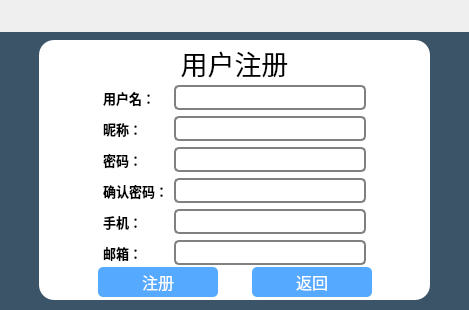
<?xml version="1.0" encoding="UTF-8"?>
<ui version="4.0">
 <class>LoginDialogClass</class>
 <widget class="QDialog" name="LoginDialogClass">
  <property name="geometry">
   <rect>
    <x>0</x>
    <y>0</y>
    <width>469</width>
    <height>310</height>
   </rect>
  </property>
  <property name="windowTitle">
   <string>LoginDialog</string>
  </property>
  <property name="styleSheet">
   <string notr="true">QStackedWidget#stackedWidget
{
	background-color: rgb(60, 84, 103);
}</string>
  </property>
  <layout class="QVBoxLayout" name="verticalLayout" stretch="1,9">
   <property name="spacing">
    <number>0</number>
   </property>
   <property name="leftMargin">
    <number>0</number>
   </property>
   <property name="topMargin">
    <number>0</number>
   </property>
   <property name="rightMargin">
    <number>0</number>
   </property>
   <property name="bottomMargin">
    <number>0</number>
   </property>
   <item>
    <widget class="LoginTitle" name="widgetTitle" native="true">
     <property name="minimumSize">
      <size>
       <width>0</width>
       <height>32</height>
      </size>
     </property>
     <property name="styleSheet">
      <string notr="true"/>
     </property>
    </widget>
   </item>
   <item>
    <widget class="QStackedWidget" name="stackedWidget">
     <property name="styleSheet">
      <string notr="true"/>
     </property>
     <property name="currentIndex">
      <number>1</number>
     </property>
     <widget class="QWidget" name="pageLogin">
      <layout class="QVBoxLayout" name="verticalLayout_4" stretch="1,8,1">
       <property name="spacing">
        <number>0</number>
       </property>
       <property name="leftMargin">
        <number>0</number>
       </property>
       <property name="topMargin">
        <number>0</number>
       </property>
       <property name="rightMargin">
        <number>0</number>
       </property>
       <property name="bottomMargin">
        <number>0</number>
       </property>
       <item>
        <spacer name="verticalSpacer">
         <property name="orientation">
          <enum>Qt::Vertical</enum>
         </property>
         <property name="sizeHint" stdset="0">
          <size>
           <width>20</width>
           <height>41</height>
          </size>
         </property>
        </spacer>
       </item>
       <item>
        <layout class="QHBoxLayout" name="horizontalLayout_9" stretch="1,10,1">
         <property name="spacing">
          <number>0</number>
         </property>
         <item>
          <spacer name="horizontalSpacer_11">
           <property name="orientation">
            <enum>Qt::Horizontal</enum>
           </property>
           <property name="sizeHint" stdset="0">
            <size>
             <width>40</width>
             <height>20</height>
            </size>
           </property>
          </spacer>
         </item>
         <item>
          <widget class="QWidget" name="widgetLogin_2" native="true">
           <property name="styleSheet">
            <string notr="true">background-color: white;
border-radius: 25px;</string>
           </property>
           <layout class="QHBoxLayout" name="horizontalLayout_4">
            <item>
             <widget class="QWidget" name="widgetBody_2" native="true">
              <property name="styleSheet">
               <string notr="true">QLineEdit
{
	border-radius: 5px;
	border-style: solid;
	border-width: 2px;
	border-color: gray;
}</string>
              </property>
              <layout class="QVBoxLayout" name="verticalLayout_2" stretch="3,7,2,3">
               <property name="spacing">
                <number>0</number>
               </property>
               <property name="leftMargin">
                <number>0</number>
               </property>
               <property name="topMargin">
                <number>0</number>
               </property>
               <property name="rightMargin">
                <number>0</number>
               </property>
               <property name="bottomMargin">
                <number>0</number>
               </property>
               <item>
                <widget class="QLabel" name="label_4">
                 <property name="font">
                  <font>
                   <family>造字工房悦黑（非商用）常规体</family>
                   <pointsize>20</pointsize>
                  </font>
                 </property>
                 <property name="styleSheet">
                  <string notr="true"/>
                 </property>
                 <property name="text">
                  <string>用户登录</string>
                 </property>
                 <property name="alignment">
                  <set>Qt::AlignCenter</set>
                 </property>
                </widget>
               </item>
               <item>
                <widget class="QWidget" name="widget_5" native="true">
                 <layout class="QHBoxLayout" name="horizontalLayout_6" stretch="1,6,1">
                  <item>
                   <spacer name="horizontalSpacer_5">
                    <property name="orientation">
                     <enum>Qt::Horizontal</enum>
                    </property>
                    <property name="sizeHint" stdset="0">
                     <size>
                      <width>59</width>
                      <height>20</height>
                     </size>
                    </property>
                   </spacer>
                  </item>
                  <item>
                   <layout class="QGridLayout" name="gridLayout_2">
                    <property name="verticalSpacing">
                     <number>15</number>
                    </property>
                    <item row="0" column="0">
                     <widget class="QLabel" name="label_5">
                      <property name="font">
                       <font>
                        <family>微软雅黑</family>
                        <pointsize>12</pointsize>
                        <bold>true</bold>
                       </font>
                      </property>
                      <property name="text">
                       <string>用户名：</string>
                      </property>
                     </widget>
                    </item>
                    <item row="0" column="1">
                     <widget class="IconLineEdit" name="lineEditUser">
                      <property name="minimumSize">
                       <size>
                        <width>0</width>
                        <height>30</height>
                       </size>
                      </property>
                      <property name="font">
                       <font>
                        <family>Times New Roman</family>
                        <pointsize>14</pointsize>
                        <bold>true</bold>
                       </font>
                      </property>
                     </widget>
                    </item>
                    <item row="1" column="0">
                     <widget class="QLabel" name="label_6">
                      <property name="font">
                       <font>
                        <family>微软雅黑</family>
                        <pointsize>12</pointsize>
                        <bold>true</bold>
                       </font>
                      </property>
                      <property name="text">
                       <string>密码：</string>
                      </property>
                     </widget>
                    </item>
                    <item row="1" column="1">
                     <widget class="IconLineEdit" name="lineEditPasswd">
                      <property name="minimumSize">
                       <size>
                        <width>0</width>
                        <height>30</height>
                       </size>
                      </property>
                      <property name="font">
                       <font>
                        <family>Times New Roman</family>
                        <pointsize>14</pointsize>
                        <bold>true</bold>
                       </font>
                      </property>
                      <property name="echoMode">
                       <enum>QLineEdit::Password</enum>
                      </property>
                     </widget>
                    </item>
                   </layout>
                  </item>
                  <item>
                   <spacer name="horizontalSpacer_6">
                    <property name="orientation">
                     <enum>Qt::Horizontal</enum>
                    </property>
                    <property name="sizeHint" stdset="0">
                     <size>
                      <width>58</width>
                      <height>20</height>
                     </size>
                    </property>
                   </spacer>
                  </item>
                 </layout>
                </widget>
               </item>
               <item>
                <widget class="QWidget" name="widget_6" native="true">
                 <layout class="QHBoxLayout" name="horizontalLayout_7">
                  <property name="spacing">
                   <number>0</number>
                  </property>
                  <property name="leftMargin">
                   <number>0</number>
                  </property>
                  <property name="topMargin">
                   <number>0</number>
                  </property>
                  <property name="rightMargin">
                   <number>0</number>
                  </property>
                  <property name="bottomMargin">
                   <number>0</number>
                  </property>
                  <item>
                   <spacer name="horizontalSpacer_9">
                    <property name="orientation">
                     <enum>Qt::Horizontal</enum>
                    </property>
                    <property name="sizeHint" stdset="0">
                     <size>
                      <width>40</width>
                      <height>20</height>
                     </size>
                    </property>
                   </spacer>
                  </item>
                  <item>
                   <layout class="QHBoxLayout" name="horizontalLayout_5">
                    <item>
                     <widget class="QCheckBox" name="checkBox">
                      <property name="font">
                       <font>
                        <family>隶书</family>
                        <pointsize>14</pointsize>
                       </font>
                      </property>
                      <property name="text">
                       <string>记住密码</string>
                      </property>
                     </widget>
                    </item>
                    <item>
                     <widget class="QToolButton" name="tBtnRegFont">
                      <property name="font">
                       <font>
                        <family>隶书</family>
                        <pointsize>12</pointsize>
                        <underline>true</underline>
                       </font>
                      </property>
                      <property name="styleSheet">
                       <string notr="true">color: rgb(0, 0, 255);</string>
                      </property>
                      <property name="text">
                       <string>没有账号，马上注册</string>
                      </property>
                      <property name="autoRaise">
                       <bool>true</bool>
                      </property>
                     </widget>
                    </item>
                   </layout>
                  </item>
                  <item>
                   <spacer name="horizontalSpacer_10">
                    <property name="orientation">
                     <enum>Qt::Horizontal</enum>
                    </property>
                    <property name="sizeHint" stdset="0">
                     <size>
                      <width>40</width>
                      <height>20</height>
                     </size>
                    </property>
                   </spacer>
                  </item>
                 </layout>
                </widget>
               </item>
               <item>
                <widget class="QWidget" name="widget_7" native="true">
                 <layout class="QHBoxLayout" name="horizontalLayout_8">
                  <property name="bottomMargin">
                   <number>9</number>
                  </property>
                  <item>
                   <spacer name="horizontalSpacer_7">
                    <property name="orientation">
                     <enum>Qt::Horizontal</enum>
                    </property>
                    <property name="sizeHint" stdset="0">
                     <size>
                      <width>72</width>
                      <height>20</height>
                     </size>
                    </property>
                   </spacer>
                  </item>
                  <item>
                   <widget class="QToolButton" name="toolButtonLogin">
                    <property name="minimumSize">
                     <size>
                      <width>250</width>
                      <height>30</height>
                     </size>
                    </property>
                    <property name="font">
                     <font>
                      <family>黑体</family>
                      <pointsize>12</pointsize>
                     </font>
                    </property>
                    <property name="styleSheet">
                     <string notr="true">QToolButton
{
	border-radius: 5px;
	background-color: rgb(85, 170, 255);
	color: white;
}

QToolButton:hover
{
	background-color: rgb(200, 0, 0);
}</string>
                    </property>
                    <property name="text">
                     <string>登录</string>
                    </property>
                   </widget>
                  </item>
                  <item>
                   <spacer name="horizontalSpacer_8">
                    <property name="orientation">
                     <enum>Qt::Horizontal</enum>
                    </property>
                    <property name="sizeHint" stdset="0">
                     <size>
                      <width>71</width>
                      <height>20</height>
                     </size>
                    </property>
                   </spacer>
                  </item>
                 </layout>
                </widget>
               </item>
              </layout>
             </widget>
            </item>
           </layout>
          </widget>
         </item>
         <item>
          <spacer name="horizontalSpacer_12">
           <property name="orientation">
            <enum>Qt::Horizontal</enum>
           </property>
           <property name="sizeHint" stdset="0">
            <size>
             <width>40</width>
             <height>20</height>
            </size>
           </property>
          </spacer>
         </item>
        </layout>
       </item>
       <item>
        <spacer name="verticalSpacer_2">
         <property name="orientation">
          <enum>Qt::Vertical</enum>
         </property>
         <property name="sizeHint" stdset="0">
          <size>
           <width>20</width>
           <height>41</height>
          </size>
         </property>
        </spacer>
       </item>
      </layout>
     </widget>
     <widget class="QWidget" name="pageRegister">
      <property name="styleSheet">
       <string notr="true"/>
      </property>
      <layout class="QVBoxLayout" name="verticalLayout_5" stretch="1,15,1">
       <property name="spacing">
        <number>0</number>
       </property>
       <property name="leftMargin">
        <number>0</number>
       </property>
       <property name="topMargin">
        <number>0</number>
       </property>
       <property name="rightMargin">
        <number>0</number>
       </property>
       <property name="bottomMargin">
        <number>0</number>
       </property>
       <item>
        <spacer name="verticalSpacer_3">
         <property name="orientation">
          <enum>Qt::Vertical</enum>
         </property>
         <property name="sizeHint" stdset="0">
          <size>
           <width>18</width>
           <height>40</height>
          </size>
         </property>
        </spacer>
       </item>
       <item>
        <layout class="QHBoxLayout" name="horizontalLayout" stretch="1,10,1">
         <property name="spacing">
          <number>0</number>
         </property>
         <property name="bottomMargin">
          <number>3</number>
         </property>
         <item>
          <spacer name="horizontalSpacer">
           <property name="orientation">
            <enum>Qt::Horizontal</enum>
           </property>
           <property name="sizeHint" stdset="0">
            <size>
             <width>40</width>
             <height>20</height>
            </size>
           </property>
          </spacer>
         </item>
         <item>
          <widget class="QWidget" name="widgetLogin_3" native="true">
           <property name="styleSheet">
            <string notr="true">QWidget#widgetLogin_3
{
	background-color: white;
	border-radius: 15px;
}

QLineEdit
{
	border-radius: 5px;
	border-style: solid;
	border-width: 2px;
	border-color: gray;
}</string>
           </property>
           <layout class="QVBoxLayout" name="verticalLayout_8">
            <property name="spacing">
             <number>0</number>
            </property>
            <property name="leftMargin">
             <number>0</number>
            </property>
            <property name="topMargin">
             <number>0</number>
            </property>
            <property name="rightMargin">
             <number>0</number>
            </property>
            <property name="bottomMargin">
             <number>0</number>
            </property>
            <item>
             <widget class="QWidget" name="widgetBody_3" native="true">
              <property name="styleSheet">
               <string notr="true"/>
              </property>
              <layout class="QVBoxLayout" name="verticalLayout_9">
               <property name="spacing">
                <number>0</number>
               </property>
               <property name="leftMargin">
                <number>0</number>
               </property>
               <property name="topMargin">
                <number>3</number>
               </property>
               <property name="rightMargin">
                <number>0</number>
               </property>
               <property name="bottomMargin">
                <number>3</number>
               </property>
               <item>
                <widget class="QLabel" name="label_7">
                 <property name="font">
                  <font>
                   <family>隶书</family>
                   <pointsize>20</pointsize>
                  </font>
                 </property>
                 <property name="styleSheet">
                  <string notr="true"/>
                 </property>
                 <property name="text">
                  <string>用户注册</string>
                 </property>
                 <property name="alignment">
                  <set>Qt::AlignCenter</set>
                 </property>
                </widget>
               </item>
               <item>
                <widget class="QWidget" name="widget_8" native="true">
                 <property name="styleSheet">
                  <string notr="true">QLineEdit 
{
	font-size: 10pt;
}</string>
                 </property>
                 <layout class="QVBoxLayout" name="verticalLayout_3">
                  <property name="topMargin">
                   <number>2</number>
                  </property>
                  <property name="bottomMargin">
                   <number>2</number>
                  </property>
                  <item>
                   <layout class="QHBoxLayout" name="horizontalLayout_3" stretch="1,5,1">
                    <item>
                     <spacer name="horizontalSpacer_13">
                      <property name="orientation">
                       <enum>Qt::Horizontal</enum>
                      </property>
                      <property name="sizeHint" stdset="0">
                       <size>
                        <width>40</width>
                        <height>20</height>
                       </size>
                      </property>
                     </spacer>
                    </item>
                    <item>
                     <layout class="QGridLayout" name="gridLayout">
                      <item row="0" column="0">
                       <widget class="QLabel" name="label_8">
                        <property name="font">
                         <font>
                          <family>微软雅黑</family>
                          <pointsize>10</pointsize>
                          <bold>true</bold>
                         </font>
                        </property>
                        <property name="text">
                         <string>用户名：</string>
                        </property>
                       </widget>
                      </item>
                      <item row="0" column="1">
                       <widget class="IconLineEdit" name="lineEditRegUser">
                        <property name="minimumSize">
                         <size>
                          <width>0</width>
                          <height>25</height>
                         </size>
                        </property>
                        <property name="font">
                         <font>
                          <family>Times New Roman</family>
                          <pointsize>10</pointsize>
                          <bold>true</bold>
                         </font>
                        </property>
                       </widget>
                      </item>
                      <item row="1" column="0">
                       <widget class="QLabel" name="label_13">
                        <property name="font">
                         <font>
                          <family>微软雅黑</family>
                          <pointsize>10</pointsize>
                          <bold>true</bold>
                         </font>
                        </property>
                        <property name="text">
                         <string>昵称：</string>
                        </property>
                       </widget>
                      </item>
                      <item row="1" column="1">
                       <widget class="IconLineEdit" name="lineEditRegNickName">
                        <property name="minimumSize">
                         <size>
                          <width>0</width>
                          <height>25</height>
                         </size>
                        </property>
                        <property name="font">
                         <font>
                          <family>Times New Roman</family>
                          <pointsize>10</pointsize>
                          <bold>true</bold>
                         </font>
                        </property>
                       </widget>
                      </item>
                      <item row="2" column="0">
                       <widget class="QLabel" name="label_15">
                        <property name="font">
                         <font>
                          <family>微软雅黑</family>
                          <pointsize>10</pointsize>
                          <bold>true</bold>
                         </font>
                        </property>
                        <property name="text">
                         <string>密码：</string>
                        </property>
                       </widget>
                      </item>
                      <item row="2" column="1">
                       <widget class="IconLineEdit" name="lineEditRegPasswd">
                        <property name="minimumSize">
                         <size>
                          <width>0</width>
                          <height>25</height>
                         </size>
                        </property>
                        <property name="font">
                         <font>
                          <family>Times New Roman</family>
                          <pointsize>10</pointsize>
                          <bold>true</bold>
                         </font>
                        </property>
                       </widget>
                      </item>
                      <item row="3" column="0">
                       <widget class="QLabel" name="label_9">
                        <property name="font">
                         <font>
                          <family>微软雅黑</family>
                          <pointsize>10</pointsize>
                          <bold>true</bold>
                         </font>
                        </property>
                        <property name="text">
                         <string>确认密码：</string>
                        </property>
                       </widget>
                      </item>
                      <item row="3" column="1">
                       <widget class="IconLineEdit" name="lineEditRegPasswdConfirm">
                        <property name="minimumSize">
                         <size>
                          <width>0</width>
                          <height>25</height>
                         </size>
                        </property>
                        <property name="font">
                         <font>
                          <family>Times New Roman</family>
                          <pointsize>10</pointsize>
                          <bold>true</bold>
                         </font>
                        </property>
                       </widget>
                      </item>
                      <item row="4" column="0">
                       <widget class="QLabel" name="label_16">
                        <property name="font">
                         <font>
                          <family>微软雅黑</family>
                          <pointsize>10</pointsize>
                          <bold>true</bold>
                         </font>
                        </property>
                        <property name="text">
                         <string>手机：</string>
                        </property>
                       </widget>
                      </item>
                      <item row="4" column="1">
                       <widget class="IconLineEdit" name="lineEditRegPhone">
                        <property name="minimumSize">
                         <size>
                          <width>0</width>
                          <height>25</height>
                         </size>
                        </property>
                        <property name="font">
                         <font>
                          <family>Times New Roman</family>
                          <pointsize>10</pointsize>
                          <bold>true</bold>
                         </font>
                        </property>
                       </widget>
                      </item>
                      <item row="5" column="0">
                       <widget class="QLabel" name="label_17">
                        <property name="font">
                         <font>
                          <family>微软雅黑</family>
                          <pointsize>10</pointsize>
                          <bold>true</bold>
                         </font>
                        </property>
                        <property name="text">
                         <string>邮箱：</string>
                        </property>
                       </widget>
                      </item>
                      <item row="5" column="1">
                       <widget class="IconLineEdit" name="lineEditRegEmail">
                        <property name="minimumSize">
                         <size>
                          <width>0</width>
                          <height>25</height>
                         </size>
                        </property>
                        <property name="font">
                         <font>
                          <family>Times New Roman</family>
                          <pointsize>10</pointsize>
                          <bold>true</bold>
                         </font>
                        </property>
                       </widget>
                      </item>
                     </layout>
                    </item>
                    <item>
                     <spacer name="horizontalSpacer_14">
                      <property name="orientation">
                       <enum>Qt::Horizontal</enum>
                      </property>
                      <property name="sizeHint" stdset="0">
                       <size>
                        <width>40</width>
                        <height>20</height>
                       </size>
                      </property>
                     </spacer>
                    </item>
                   </layout>
                  </item>
                 </layout>
                </widget>
               </item>
               <item>
                <widget class="QWidget" name="widget_10" native="true">
                 <layout class="QHBoxLayout" name="horizontalLayout_12">
                  <property name="leftMargin">
                   <number>0</number>
                  </property>
                  <property name="topMargin">
                   <number>0</number>
                  </property>
                  <property name="rightMargin">
                   <number>0</number>
                  </property>
                  <property name="bottomMargin">
                   <number>0</number>
                  </property>
                  <item>
                   <spacer name="horizontalSpacer_17">
                    <property name="orientation">
                     <enum>Qt::Horizontal</enum>
                    </property>
                    <property name="sizeHint" stdset="0">
                     <size>
                      <width>72</width>
                      <height>20</height>
                     </size>
                    </property>
                   </spacer>
                  </item>
                  <item>
                   <widget class="QToolButton" name="tBtnReg">
                    <property name="minimumSize">
                     <size>
                      <width>120</width>
                      <height>30</height>
                     </size>
                    </property>
                    <property name="font">
                     <font>
                      <family>黑体</family>
                      <pointsize>12</pointsize>
                     </font>
                    </property>
                    <property name="styleSheet">
                     <string notr="true">QToolButton
{
	border-radius: 5px;
	background-color: rgb(85, 170, 255);
	color: white;
}

QToolButton:hover
{
	background-color: rgb(200, 0, 0);
}</string>
                    </property>
                    <property name="text">
                     <string>注册</string>
                    </property>
                   </widget>
                  </item>
                  <item>
                   <spacer name="horizontalSpacer_15">
                    <property name="orientation">
                     <enum>Qt::Horizontal</enum>
                    </property>
                    <property name="sizeHint" stdset="0">
                     <size>
                      <width>40</width>
                      <height>20</height>
                     </size>
                    </property>
                   </spacer>
                  </item>
                  <item>
                   <widget class="QToolButton" name="tBtnBacktoLogin">
                    <property name="minimumSize">
                     <size>
                      <width>120</width>
                      <height>30</height>
                     </size>
                    </property>
                    <property name="font">
                     <font>
                      <family>黑体</family>
                      <pointsize>12</pointsize>
                     </font>
                    </property>
                    <property name="styleSheet">
                     <string notr="true">QToolButton
{
	border-radius: 5px;
	background-color: rgb(85, 170, 255);
	color: white;
}

QToolButton:hover
{
	background-color: rgb(200, 0, 0);
}</string>
                    </property>
                    <property name="text">
                     <string>返回</string>
                    </property>
                   </widget>
                  </item>
                  <item>
                   <spacer name="horizontalSpacer_18">
                    <property name="orientation">
                     <enum>Qt::Horizontal</enum>
                    </property>
                    <property name="sizeHint" stdset="0">
                     <size>
                      <width>71</width>
                      <height>20</height>
                     </size>
                    </property>
                   </spacer>
                  </item>
                 </layout>
                </widget>
               </item>
              </layout>
             </widget>
            </item>
           </layout>
          </widget>
         </item>
         <item>
          <spacer name="horizontalSpacer_2">
           <property name="orientation">
            <enum>Qt::Horizontal</enum>
           </property>
           <property name="sizeHint" stdset="0">
            <size>
             <width>40</width>
             <height>20</height>
            </size>
           </property>
          </spacer>
         </item>
        </layout>
       </item>
       <item>
        <spacer name="verticalSpacer_4">
         <property name="orientation">
          <enum>Qt::Vertical</enum>
         </property>
         <property name="sizeHint" stdset="0">
          <size>
           <width>18</width>
           <height>40</height>
          </size>
         </property>
        </spacer>
       </item>
      </layout>
     </widget>
     <widget class="QWidget" name="pageConfig">
      <layout class="QVBoxLayout" name="verticalLayout_7" stretch="1,10,1">
       <property name="spacing">
        <number>0</number>
       </property>
       <property name="leftMargin">
        <number>0</number>
       </property>
       <property name="topMargin">
        <number>0</number>
       </property>
       <property name="rightMargin">
        <number>0</number>
       </property>
       <property name="bottomMargin">
        <number>0</number>
       </property>
       <item>
        <spacer name="verticalSpacer_5">
         <property name="orientation">
          <enum>Qt::Vertical</enum>
         </property>
         <property name="sizeHint" stdset="0">
          <size>
           <width>20</width>
           <height>33</height>
          </size>
         </property>
        </spacer>
       </item>
       <item>
        <layout class="QHBoxLayout" name="horizontalLayout_2" stretch="1,10,1">
         <property name="spacing">
          <number>0</number>
         </property>
         <item>
          <spacer name="horizontalSpacer_3">
           <property name="orientation">
            <enum>Qt::Horizontal</enum>
           </property>
           <property name="sizeHint" stdset="0">
            <size>
             <width>40</width>
             <height>20</height>
            </size>
           </property>
          </spacer>
         </item>
         <item>
          <widget class="QWidget" name="widgetLogin_4" native="true">
           <property name="styleSheet">
            <string notr="true">background-color: white;
border-radius: 25px;</string>
           </property>
           <layout class="QHBoxLayout" name="horizontalLayout_13">
            <item>
             <widget class="QWidget" name="widgetBody_4" native="true">
              <property name="styleSheet">
               <string notr="true">QLineEdit
{
	border-radius: 5px;
	border-style: solid;
	border-width: 2px;
	border-color: gray;
}</string>
              </property>
              <layout class="QVBoxLayout" name="verticalLayout_6" stretch="2,3,2">
               <property name="spacing">
                <number>0</number>
               </property>
               <property name="leftMargin">
                <number>0</number>
               </property>
               <property name="topMargin">
                <number>0</number>
               </property>
               <property name="rightMargin">
                <number>0</number>
               </property>
               <property name="bottomMargin">
                <number>0</number>
               </property>
               <item>
                <widget class="QLabel" name="label_10">
                 <property name="font">
                  <font>
                   <family>微软雅黑</family>
                   <pointsize>16</pointsize>
                   <bold>true</bold>
                  </font>
                 </property>
                 <property name="styleSheet">
                  <string notr="true"/>
                 </property>
                 <property name="text">
                  <string>服务器设置</string>
                 </property>
                 <property name="alignment">
                  <set>Qt::AlignCenter</set>
                 </property>
                </widget>
               </item>
               <item>
                <widget class="QWidget" name="widget_11" native="true">
                 <layout class="QHBoxLayout" name="horizontalLayout_14" stretch="1,8,1">
                  <property name="spacing">
                   <number>0</number>
                  </property>
                  <property name="leftMargin">
                   <number>0</number>
                  </property>
                  <property name="topMargin">
                   <number>0</number>
                  </property>
                  <property name="rightMargin">
                   <number>0</number>
                  </property>
                  <property name="bottomMargin">
                   <number>0</number>
                  </property>
                  <item>
                   <spacer name="horizontalSpacer_19">
                    <property name="orientation">
                     <enum>Qt::Horizontal</enum>
                    </property>
                    <property name="sizeHint" stdset="0">
                     <size>
                      <width>59</width>
                      <height>20</height>
                     </size>
                    </property>
                   </spacer>
                  </item>
                  <item>
                   <layout class="QGridLayout" name="gridLayout_4">
                    <property name="verticalSpacing">
                     <number>20</number>
                    </property>
                    <item row="0" column="0">
                     <widget class="QLabel" name="label_11">
                      <property name="font">
                       <font>
                        <family>微软雅黑</family>
                        <pointsize>12</pointsize>
                        <bold>true</bold>
                       </font>
                      </property>
                      <property name="text">
                       <string>服务器地址：</string>
                      </property>
                     </widget>
                    </item>
                    <item row="0" column="1">
                     <widget class="IconLineEdit" name="lineEditIP">
                      <property name="minimumSize">
                       <size>
                        <width>0</width>
                        <height>30</height>
                       </size>
                      </property>
                      <property name="font">
                       <font>
                        <family>Times New Roman</family>
                        <pointsize>12</pointsize>
                        <bold>true</bold>
                       </font>
                      </property>
                     </widget>
                    </item>
                    <item row="1" column="0">
                     <widget class="QLabel" name="label_12">
                      <property name="font">
                       <font>
                        <family>微软雅黑</family>
                        <pointsize>12</pointsize>
                        <bold>true</bold>
                       </font>
                      </property>
                      <property name="text">
                       <string>服务器端口：</string>
                      </property>
                     </widget>
                    </item>
                    <item row="1" column="1">
                     <widget class="IconLineEdit" name="lineEditPort">
                      <property name="minimumSize">
                       <size>
                        <width>0</width>
                        <height>30</height>
                       </size>
                      </property>
                      <property name="font">
                       <font>
                        <family>Times New Roman</family>
                        <pointsize>12</pointsize>
                        <bold>true</bold>
                       </font>
                      </property>
                      <property name="echoMode">
                       <enum>QLineEdit::Normal</enum>
                      </property>
                     </widget>
                    </item>
                   </layout>
                  </item>
                  <item>
                   <spacer name="horizontalSpacer_20">
                    <property name="orientation">
                     <enum>Qt::Horizontal</enum>
                    </property>
                    <property name="sizeHint" stdset="0">
                     <size>
                      <width>58</width>
                      <height>20</height>
                     </size>
                    </property>
                   </spacer>
                  </item>
                 </layout>
                </widget>
               </item>
               <item>
                <widget class="QWidget" name="widget_13" native="true">
                 <layout class="QHBoxLayout" name="horizontalLayout_16">
                  <item>
                   <spacer name="horizontalSpacer_23">
                    <property name="orientation">
                     <enum>Qt::Horizontal</enum>
                    </property>
                    <property name="sizeHint" stdset="0">
                     <size>
                      <width>72</width>
                      <height>20</height>
                     </size>
                    </property>
                   </spacer>
                  </item>
                  <item>
                   <widget class="QToolButton" name="tBtnServerSet">
                    <property name="minimumSize">
                     <size>
                      <width>250</width>
                      <height>30</height>
                     </size>
                    </property>
                    <property name="font">
                     <font>
                      <family>黑体</family>
                      <pointsize>12</pointsize>
                     </font>
                    </property>
                    <property name="styleSheet">
                     <string notr="true">QToolButton
{
	border-radius: 5px;
	background-color: rgb(85, 170, 255);
	color: white;
}

QToolButton:hover
{
	background-color: rgb(200, 0, 0);
}</string>
                    </property>
                    <property name="text">
                     <string>确定</string>
                    </property>
                   </widget>
                  </item>
                  <item>
                   <spacer name="horizontalSpacer_24">
                    <property name="orientation">
                     <enum>Qt::Horizontal</enum>
                    </property>
                    <property name="sizeHint" stdset="0">
                     <size>
                      <width>71</width>
                      <height>20</height>
                     </size>
                    </property>
                   </spacer>
                  </item>
                 </layout>
                </widget>
               </item>
              </layout>
             </widget>
            </item>
           </layout>
          </widget>
         </item>
         <item>
          <spacer name="horizontalSpacer_4">
           <property name="orientation">
            <enum>Qt::Horizontal</enum>
           </property>
           <property name="sizeHint" stdset="0">
            <size>
             <width>40</width>
             <height>20</height>
            </size>
           </property>
          </spacer>
         </item>
        </layout>
       </item>
       <item>
        <spacer name="verticalSpacer_6">
         <property name="orientation">
          <enum>Qt::Vertical</enum>
         </property>
         <property name="sizeHint" stdset="0">
          <size>
           <width>20</width>
           <height>33</height>
          </size>
         </property>
        </spacer>
       </item>
      </layout>
     </widget>
    </widget>
   </item>
  </layout>
 </widget>
 <layoutdefault spacing="6" margin="11"/>
 <customwidgets>
  <customwidget>
   <class>LoginTitle</class>
   <extends>QWidget</extends>
   <header location="global">logintitle.h</header>
   <container>1</container>
  </customwidget>
  <customwidget>
   <class>IconLineEdit</class>
   <extends>QLineEdit</extends>
   <header location="global">iconlineedit.h</header>
  </customwidget>
 </customwidgets>
 <resources/>
 <connections/>
</ui>
